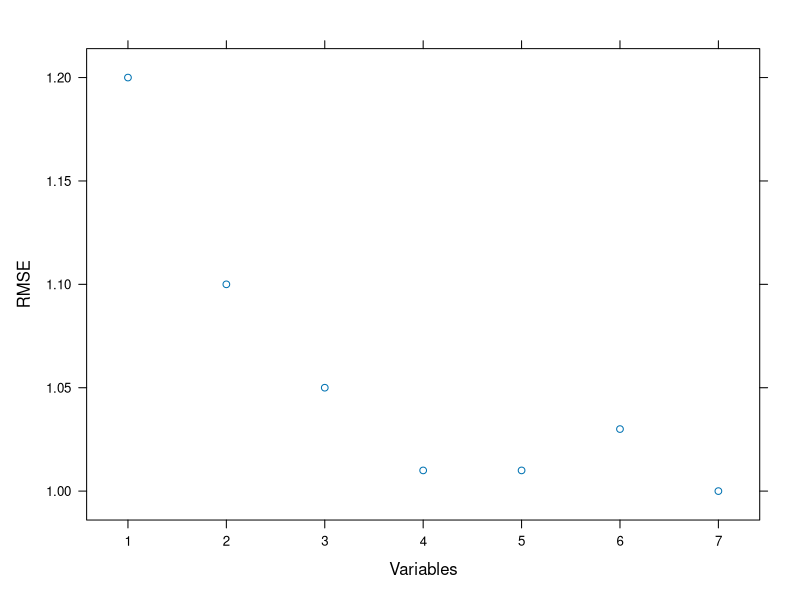
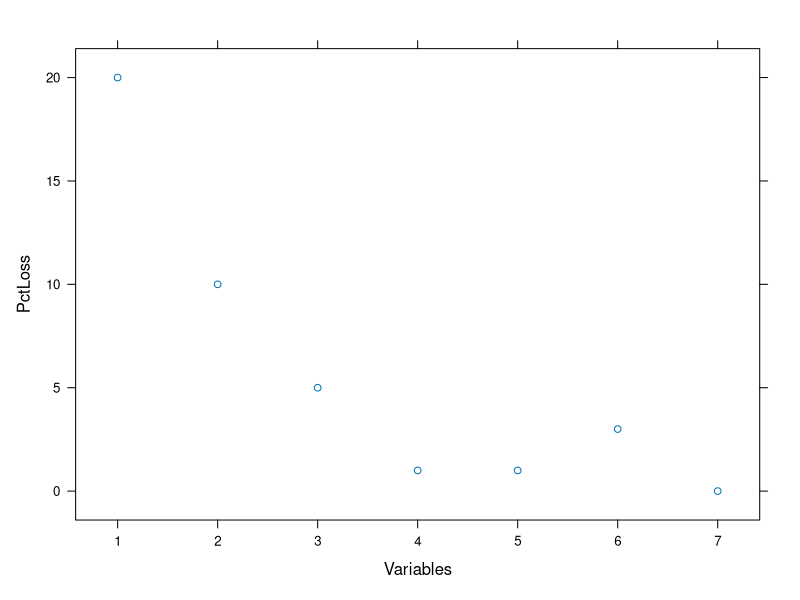
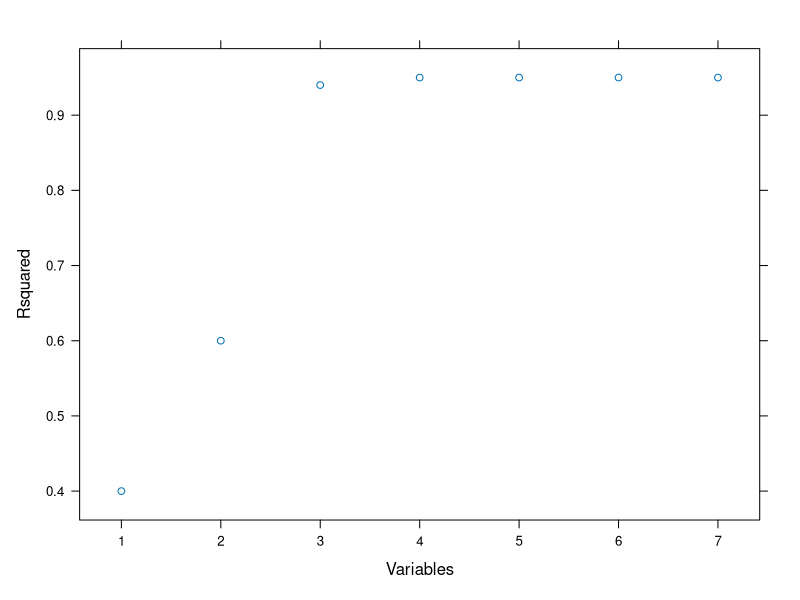
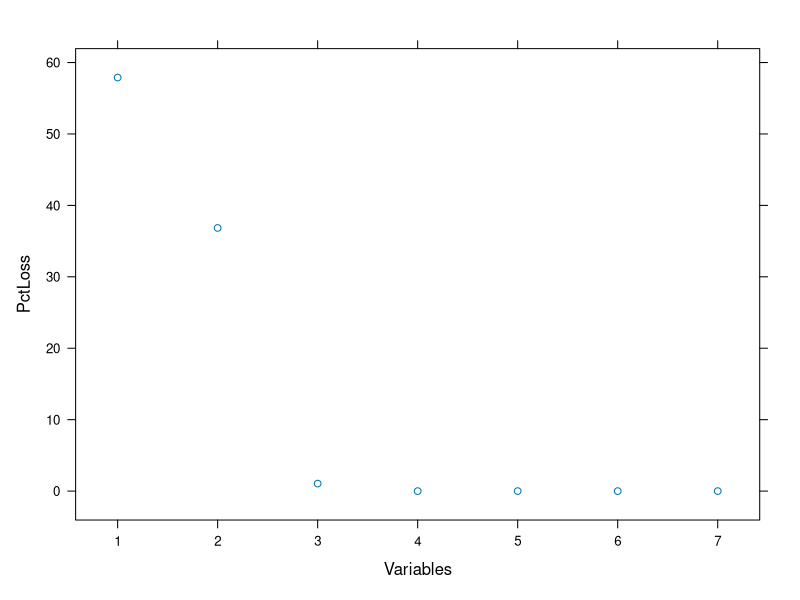

R code for these plots, in order:
# r2py crawler metadata
# package: caret
# source_type: rd_example
# topic: caretFuncs.Rd
# source_file: C:\Users\bened\AppData\Local\R\win-library\4.5\caret\help
# lines: 43

suppressPackageStartupMessages(library(caret))
## For picking subset sizes:
## Minimize the RMSE
example <- data.frame(RMSE = c(1.2, 1.1, 1.05, 1.01, 1.01, 1.03, 1.00),
                      Variables = 1:7)
## Percent Loss in performance (positive)
example$PctLoss <- (example$RMSE - min(example$RMSE))/min(example$RMSE)*100

xyplot(RMSE ~ Variables, data= example)
xyplot(PctLoss ~ Variables, data= example)

absoluteBest <- pickSizeBest(example, metric = "RMSE", maximize = FALSE)
within5Pct <- pickSizeTolerance(example, metric = "RMSE", maximize = FALSE)

cat("numerically optimal:",
    example$RMSE[absoluteBest],
    "RMSE in position",
    absoluteBest, "\n")
cat("Accepting a 1.5 pct loss:",
    example$RMSE[within5Pct],
    "RMSE in position",
    within5Pct, "\n")

## Example where we would like to maximize
example2 <- data.frame(Rsquared = c(0.4, 0.6, 0.94, 0.95, 0.95, 0.95, 0.95),
                      Variables = 1:7)
## Percent Loss in performance (positive)
example2$PctLoss <- (max(example2$Rsquared) - example2$Rsquared)/max(example2$Rsquared)*100

xyplot(Rsquared ~ Variables, data= example2)
xyplot(PctLoss ~ Variables, data= example2)

absoluteBest2 <- pickSizeBest(example2, metric = "Rsquared", maximize = TRUE)
within5Pct2 <- pickSizeTolerance(example2, metric = "Rsquared", maximize = TRUE)

cat("numerically optimal:",
    example2$Rsquared[absoluteBest2],
    "R^2 in position",
    absoluteBest2, "\n")
cat("Accepting a 1.5 pct loss:",
    example2$Rsquared[within5Pct2],
    "R^2 in position",
    within5Pct2, "\n")
